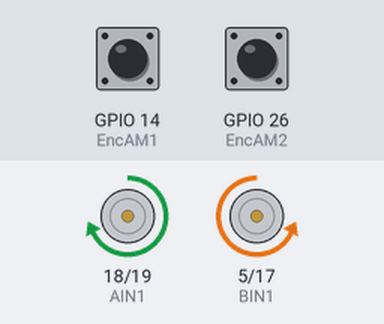
The program below on a simulated ESP32. On the bench: motor-driver pin pairs drawn as motors (green arrow = first pin HIGH = forward, orange = second pin HIGH = backward, longer = more drive, scaled by the enable pin). The inputs (shaded band) are chosen by the test bench; at power-on: GPIO 14 (EncAM1) HIGH, GPIO 26 (EncAM2) HIGH. What the program prints to the serial monitor is not drawn.

Above: at 0.1 s.
Timing chart, 0 to 1.6 s (numbered marks = the images above):
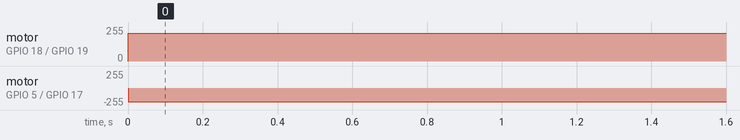

Measured:
- by itself, motor on GPIO 18 (AIN1) / GPIO 19 (AIN2): stopped → forward 207/255 at 0.00 s
- by itself, motor on GPIO 5 (BIN1) / GPIO 17 (BIN2): stopped → backward 207/255 at 0.00 s

The program:

main.cpp
```cpp
/*****************************
  Código de prueba de los dos motores para el proyecto de Sistemas de Control 2025-2

  Revisado: 31/10/2025

*********************************/

// MOTOR 1: L
// MOTOR 2: R

#include <Arduino.h>
/* Motor Driver Pins */
// Motor 1
#define PWMA 23
#define AIN1 18
#define AIN2 19

// Motor 2
#define BIN1 5
#define BIN2 17
#define PWMB 16

/* Encoder Pins */
// Encoder motor 1
#define EncAM1 14
#define EncBM1 27
// Encoder motor 2
#define EncAM2 26
#define EncBM2 25

// Filtro pasabajos
#define wc 50 // Frecuencia de corte del filtro (rad/s)
#define Tf 0.005 // Tiempo de muestreo (s) [5 ms]

#define Resolucion 1801 // Número de pulsos por revolución del encoder
// TODO: Definir resolución por encoder

#define VM 11.1 // Voltaje máximo a los motores

typedef struct {
  double periodo;
  double tiempo;
  // Posición
  int32_t contador;
  double posicion;
  // Cálculo de velocidad
  double vel_ang, vel_1, vel_2, vel_ang_median, vel_ang_filt;
  // Filtro pasabajos
  double y_k_1;
  int numbuffer;
  double vmotor;
  uint8_t id; // Identificador del motor
}MotorVars;

// Variables globales de motores
MotorVars motor1 = {1000000, 0, 0, 0, 0, 0, 0, 0, 0, 0, 0, 0, 1};
MotorVars motor2 = {1000000, 0, 0, 0, 0, 0, 0, 0, 0, 0, 0, 0, 2};

void isr_func(MotorVars *m, int enc, int resolution)
{
  /* Interrupt Service Routine to update motor variables
    m: pointer to MotorVars struct
    enc: encoder channel pin
    resolution: encoder resolution (pulses per revolution)
  */
  uint32_t now = micros();
  m->periodo = now - m->tiempo; // Update period
  m->tiempo = now; // Update interrupt time

  if (digitalRead(enc) == 1){
    m->vel_ang = 360.0 / (m->periodo * 0.000001 * resolution); // Compute angular velocity
    m->contador = m->contador + 1;   // Interrupt counter
  }
  else {
    m->vel_ang = -360.0 / (m->periodo * 1e-6 * resolution);
    m->contador = m->contador - 1;
  }

  //Aplicando el filtro mediana
  if (((m->vel_ang<m->vel_1)&&(m->vel_ang>=m->vel_2))||((m->vel_ang>=m->vel_1)&&(m->vel_ang<m->vel_2))){
    m->vel_ang_median = m->vel_ang;
  }
  else if (((m->vel_1<m->vel_ang)&&(m->vel_1>=m->vel_2))||((m->vel_1>=m->vel_ang)&&(m->vel_1<m->vel_2))){
    m->vel_ang_median = m->vel_1;
  }
  else if (((m->vel_2<m->vel_ang)&&(m->vel_2>=m->vel_1))||((m->vel_2>=m->vel_ang)&&(m->vel_2<m->vel_1))){
    m->vel_ang_median = m->vel_2;
  }

  // Compute angular position
  m->posicion = 360.0*m->contador/resolution; // Ángulo

  // Update past velocity values
  m->vel_2 = m->vel_1;
  m->vel_1 = m->vel_ang;
}

void IRAM_ATTR ISR_FUN_M1() {
  // Interruption Service Routine for Motor 1
  isr_func(&motor1, EncAM1, Resolucion);
}

void IRAM_ATTR ISR_FUN_M2() {
  // Interruption Service Routine for Motor 2
  isr_func(&motor2, EncAM2, Resolucion);
}

void env_volt(double vp, uint8_t motor_id)
{
  /* Send voltage to motor driver
    vp: voltage to send to motor
    IN1: AIN1 / BIN1 pin
    IN2: AIN2 / BIN2 pin
  */
  uint32_t Duty;
  uint8_t IN1, IN2, ledchannel;

  if (motor_id == 1)
  {
    IN1 = AIN1;
    IN2 = AIN2;
    ledchannel = 1;
  }
  else // motor_id == 2
  {
    IN1 = BIN2;
    IN2 = BIN1;
    ledchannel = 2;
  }

  if (vp > VM) vp = VM;
  else if (vp < -VM) vp = -VM;

  if (vp >= 0)
  {
    Duty = (uint32_t)((1-vp/VM)*1023);
    ledcWrite(ledchannel,1023-Duty);
    digitalWrite(IN1, HIGH);
    digitalWrite(IN2, LOW);
  }
  else
  {
    Duty = (uint32_t)((1+vp/VM)*1023);
    ledcWrite(ledchannel,1023-Duty);
    digitalWrite(IN1, LOW);
    digitalWrite(IN2, HIGH);
  }
}

void low_pass_filter(void *pvParameters)
{
  MotorVars *m = (MotorVars *)pvParameters;  // point to the right motor

  while (1)
  {
    double x_k = m->vel_ang_median;
    double y_k = (1.0 / (wc * Tf + 1.0)) * (m->y_k_1 + wc * Tf * x_k);
    m->y_k_1 = y_k;
    m->vel_ang_filt = y_k;

    vTaskDelay(5);  // 5 ms delay
  }
}


void variar_voltaje(void *pvParameters)
{
  // Escalera de tensiones al motor
  while(1)
  {
    for (int volt = 2; volt <= 12; volt+=2)
    {
      env_volt(volt, 1); // Motor 1
      env_volt(volt, 2); // Motor 2
      vTaskDelay(1000);
    }
  }
}

void enviar_voltaje(void *pvParameters)
{
  // Enviar voltaje a un motor e imprimir voltaje, velocidad y posición
  MotorVars *m = (MotorVars *)pvParameters;  // point to the right motor

  m->vmotor = 9.0; // Voltaje a enviar
  if (m->id == 1)
  {
    env_volt(m->vmotor, 1);
  }
  else // m->id == 2
  {
    env_volt(m->vmotor, 2);
  }

  while(1)
  {
    // Serial.print("Motor ");
    // Serial.print(m->id);
    // Serial.print("  	");
    // Serial.print(m->vmotor); // Vector de voltaje
    // Serial.print("  	");
    // Serial.print(m->vel_ang_filt); // Vector velocidad (tras filtro pasabajo)
    // Serial.print("  	");
    // Serial.println(m->posicion); // Vector posición
    vTaskDelay(25); // Cada 25 ms
  }
}

void printSpeed(void *pvParameters)
{
  while (1)
  {
    Serial.print("Motor 1");
    Serial.print("  ");
    Serial.print(motor1.vmotor);
    Serial.print("  ");
    Serial.print(motor1.vel_ang_filt);
    Serial.print("  ");
    Serial.print("Motor 2");
    Serial.print("  ");
    Serial.print(motor2.vmotor);
    Serial.print("  ");
    Serial.println(motor2.vel_ang_filt);
    vTaskDelay(500);  // 500 ms delay
  }
}

void setup() {
  // Encoders
  pinMode(EncAM1, INPUT_PULLUP); // Encoder Motor 1
  pinMode(EncBM1, INPUT_PULLUP); // Encoder Motor 1
  pinMode(EncAM2, INPUT_PULLUP); // Encoder Motor 2
  pinMode(EncBM2, INPUT_PULLUP); // Encoder Motor 2

  pinMode(AIN1, OUTPUT);
  pinMode(AIN2, OUTPUT);
  pinMode(PWMA, OUTPUT);
  pinMode(BIN1, OUTPUT);
  pinMode(BIN2, OUTPUT);
  pinMode(PWMB, OUTPUT);

  // Setup PWM pins
  ledcSetup(1,20000,10);
  ledcSetup(2,20000,10);

  // Attach to motor pins
  ledcAttachPin(PWMA,1);
  ledcAttachPin(PWMB,2);

  // Encoder
  attachInterrupt(EncAM1, ISR_FUN_M1, RISING); // Triggered by encoder (motor 1)
  attachInterrupt(EncAM2, ISR_FUN_M2, RISING); // Triggered by encoder (motor 2)

  // Tasks
  xTaskCreatePinnedToCore(low_pass_filter, "LPF_M1", 4000, &motor1, 1, NULL, APP_CPU_NUM); // LPF for motor 1
  xTaskCreatePinnedToCore(low_pass_filter, "LPF_M2", 4000, &motor2, 1, NULL, APP_CPU_NUM); // LPF for motor 2
  // xTaskCreatePinnedToCore(variar_voltaje, "", 4000, NULL, 2, NULL, APP_CPU_NUM); // Variar voltaje ambos motores
  xTaskCreatePinnedToCore(enviar_voltaje, "Enviar_Voltaje_M1", 4000, &motor1, 2, NULL, APP_CPU_NUM); // Enviar voltaje motor 1
  xTaskCreatePinnedToCore(enviar_voltaje, "Enviar_Voltaje_M2", 4000, &motor2, 2, NULL, APP_CPU_NUM); // Enviar voltaje motor 2
  xTaskCreatePinnedToCore(printSpeed, "printSpeed", 4000, NULL, 1, NULL, APP_CPU_NUM); // Print speeds
  Serial.begin(115200);
  Serial.println("Setup done!");
}

void loop() {}
```
